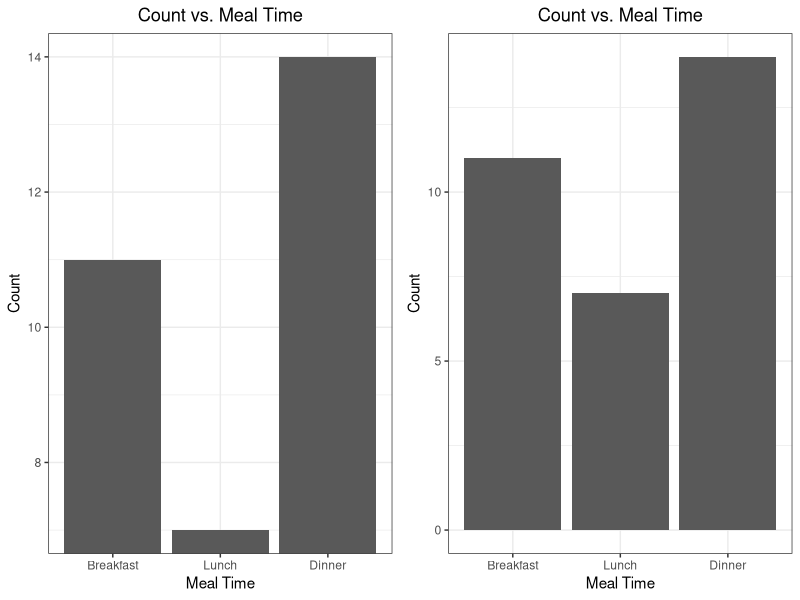

The R script that drew this image:
## @knitr loadpackages
#Any package that is required by the script below is given here
inst_pkgs = load_pkgs =  c("xtable","ggplot2", "gridExtra","devtools")
#Check to see if the packages are already installed
inst_pkgs = inst_pkgs[!(inst_pkgs %in%
                          installed.packages()[,"Package"])]
#Installs any missing package
if(length(inst_pkgs)) install.packages(inst_pkgs)

#Dynamically load required packages
pkgs_loaded = lapply(load_pkgs, require, character.only=T)

## @knitr lie_with_stats
dex = mtcars
dex$cyl = factor(dex$cyl)
levels(dex$cyl) = c("Breakfast","Lunch","Dinner")
g = ggplot(data = dex, aes( x = cyl) ) + geom_bar() +
           labs(x = "Meal Time",
                y = "Count",
                title = "Count vs. Meal Time")  +
  theme_bw() +
  theme(plot.title = element_text(hjust = 0.5))

g2 = g + coord_cartesian(ylim = c(7,14))

grid.arrange(g2, g, ncol=2)
